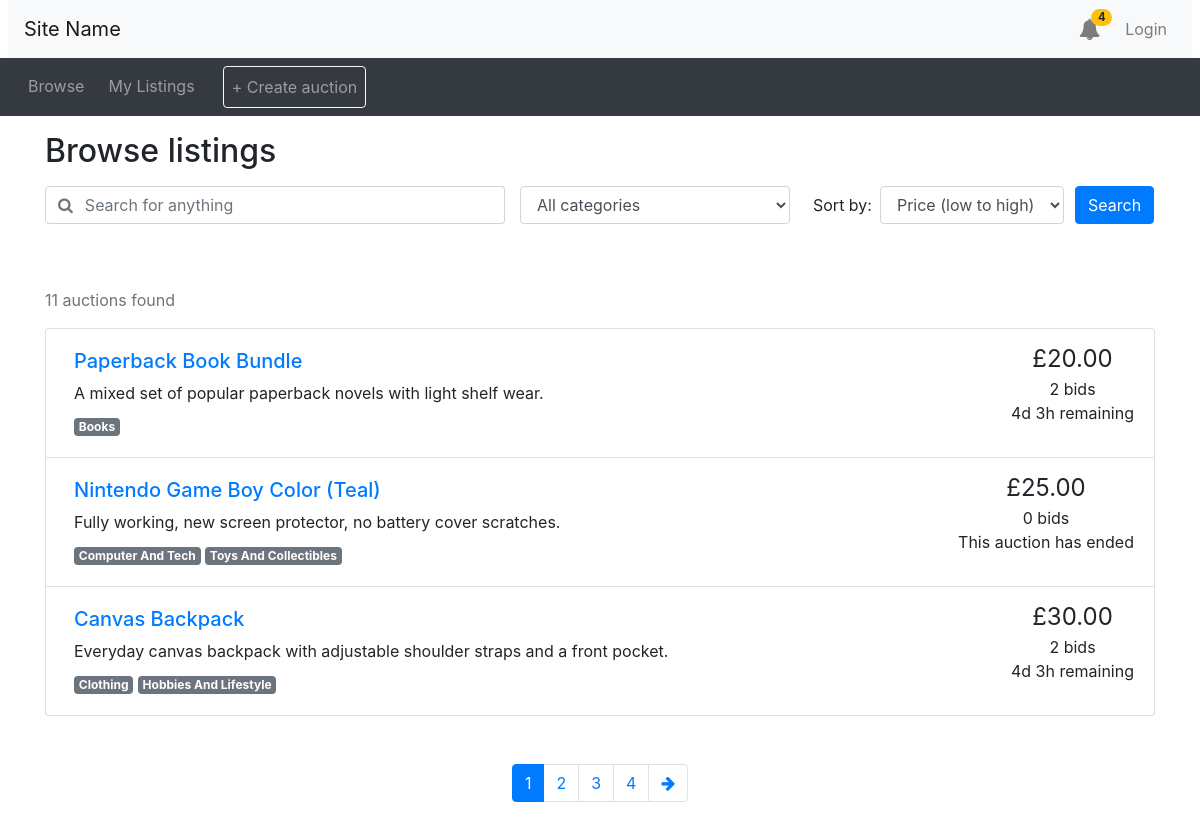
/auction/browse.php, run on the app's committed database.
### tables this page shows
CREATE TABLE Auctions (
    auctionId     INT UNSIGNED  NOT NULL AUTO_INCREMENT PRIMARY KEY,
    itemId        INT UNSIGNED  NOT NULL,
    startingPrice DECIMAL(10,2) NOT NULL,
    reservePrice  DECIMAL(10,2) NULL,
    buyNowPrice   DECIMAL(10,2) NULL,
    startDateTime DATETIME      NOT NULL,
    endDateTime   DATETIME      NOT NULL,
    originalEndDateTime DATETIME NULL,
    KEY idx_auction_item (itemId),
    KEY idx_auction_end (endDateTime),
    CONSTRAINT fk_auction_item FOREIGN KEY (itemId) REFERENCES Items (itemId),
    CONSTRAINT chk_auction_dates  CHECK (endDateTime > startDateTime),
    CONSTRAINT chk_auction_orig_end CHECK (originalEndDateTime IS NULL OR originalEndDateTime > endDateTime),
    CONSTRAINT chk_auction_nonneg_price  CHECK (startingPrice >= 0 AND (reservePrice IS NULL OR reservePrice >= 0) AND (buyNowPrice IS NULL OR buyNowPrice >= 0)),
    CONSTRAINT chk_auction_reserve CHECK (reservePrice IS NULL OR reservePrice >= startingPrice),
    CONSTRAINT chk_auction_buynow  CHECK (buyNowPrice  IS NULL OR buyNowPrice  >= startingPrice),
    CONSTRAINT chk_auction_buynow_reserve
    CHECK (buyNowPrice IS NULL OR reservePrice IS NULL OR buyNowPrice >= reservePrice)
);

CREATE TABLE Items (
    itemId        INT UNSIGNED NOT NULL AUTO_INCREMENT PRIMARY KEY,
    sellerId      INT UNSIGNED NOT NULL,
    title         VARCHAR(255) NOT NULL,
    description   TEXT         NULL,
    itemCondition ENUM('new','like_new','used', 'heavily_used') NOT NULL,
    KEY idx_item_seller (sellerId),
    FULLTEXT KEY ft_item_search (title, description),
    CONSTRAINT fk_item_seller FOREIGN KEY (sellerId) REFERENCES UserAccounts (userId)
);

### auction/notification_funcs.php (called while the page is built, shortened)
<?php
function db_run(mysqli $db, string $sql, array $params = []) {
  $st = $db->prepare($sql);
  if ($params) {
    $types = '';
    foreach ($params as $p) { $types .= is_int($p) ? 'i' : (is_float($p) ? 'd' : 's'); }
    $st->bind_param($types, ...$params);
  }
  $st->execute();
  $res = $st->get_result();
  return $res;
}
function db_all(mysqli $db, string $sql, array $p = []): array { return db_run($db, $sql, $p)->fetch_all(MYSQLI_ASSOC); }
function db_val(mysqli $db, string $sql, array $p = []) { $r = db_run($db, $sql, $p)->fetch_row(); return $r ? $r[0] : null; }
function current_user_id(): int {
  return (int) ($_SESSION['user_id'] ?? DEMO_USER_ID);
}
function fetch_notifications(mysqli $db, int $userId, int $limit = 50): array {
  return db_all($db,
    'SELECT n.notifId, n.receiverId, n.auctionId, n.bidId, n.`timestamp`, n.readAt,
            nt.name AS typeName, nt.description AS typeDescription,
            i.title, i.sellerId, a.reservePrice,
            ot.name AS outcomeType,
            wb.bidAmount AS winAmount, wu.firstName AS winFirst, wu.lastName AS winLast,
            nb.bidAmount AS myBid,
            ru.firstName AS relFirst, ru.lastName AS relLast,
            (SELECT COUNT(*)       FROM Bids b WHERE b.auctionId = n.auctionId) AS bidCount,
            (SELECT MAX(bidAmount) FROM Bids b WHERE b.auctionId = n.auctionId) AS topBid
       FROM Notifications n
       JOIN NotificationTypes nt  ON nt.notificationTypeId = n.notificationTypeId
       LEFT JOIN Auctions a       ON a.auctionId = n.auctionId
       LEFT JOIN Items i          ON i.itemId = a.itemId
       LEFT JOIN Outcomes o       ON o.auctionId = a.auctionId
       LEFT JOIN OutcomeTypes ot  ON ot.outcomeTypeId = o.outcomeTypeId
       LEFT JOIN Bids wb          ON wb.bidId = o.winningBidId
       LEFT JOIN UserAccounts wu  ON wu.userId = wb.bidderId
       LEFT JOIN Bids nb          ON nb.bidId = n.bidId
       LEFT JOIN UserAccounts ru  ON ru.userId = n.relatedUserId
      WHERE n.receiverId = ?
      ORDER BY n.`timestamp` DESC, n.notifId DESC
      LIMIT ' . (int) $limit, [$userId]);
}
function unread_count(mysqli $db, int $userId): int {
  return (int) db_val($db, 'SELECT COUNT(*) FROM Notifications WHERE receiverId = ? AND readAt IS NULL', [$userId]);
}

### auction/utilities.php (called while the page is built, shortened)
<?php
function display_time_remaining($interval) {
    if ($interval->days == 0 && $interval->h == 0) {
      $time_remaining = $interval->format('%im %Ss');
    }
    else if ($interval->days == 0) {
      $time_remaining = $interval->format('%hh %im');
    }
    else {
      $time_remaining = $interval->format('%ad %hh');
    }
  return $time_remaining;
}
?>

### auction/browse.php (the view, shortened to what this page needs)
<?php include_once("header.php")?>
<?php require("utilities.php")?>
<?php
require_once __DIR__ . '/../sql/database.php';
$keyword = trim($_GET['keyword'] ?? '');
$category_id = filter_var($_GET['cat'] ?? '', FILTER_VALIDATE_INT, ['options' => ['min_range' => 1]]);
if ($category_id === false) {
  $category_id = null;
}
$sort_options = [
  'pricelow'  => 'p.currentPrice ASC, a.auctionId ASC',
  'pricehigh' => 'p.currentPrice DESC, a.auctionId ASC',
  'date'      => '(a.endDateTime < NOW()) ASC, a.endDateTime ASC, a.auctionId ASC',
];
$ordering = $_GET['order_by'] ?? 'pricelow';
$order_sql = $sort_options[$ordering];
$curr_page = filter_var($_GET['page'] ?? 1, FILTER_VALIDATE_INT, ['options' => ['min_range' => 1]]);
$results_per_page = 3;
$conditions = [];
$types = '';
$params = [];
$where_sql = $conditions ? 'WHERE ' . implode(' AND ', $conditions) : '';
$count_stmt = mysqli_prepare($connection,
  "SELECT COUNT(*) FROM Auctions a JOIN Items i ON a.itemId = i.itemId $where_sql");
mysqli_stmt_execute($count_stmt);
mysqli_stmt_bind_result($count_stmt, $num_results);
$max_page = max(1, (int) ceil($num_results / $results_per_page));
$offset = ($curr_page - 1) * $results_per_page;
$sql = "SELECT a.auctionId, i.title, i.description, p.currentPrice, p.numBids, a.endDateTime,
               (SELECT GROUP_CONCAT(c.name ORDER BY c.name SEPARATOR ', ')
                  FROM ItemCategories ic
                  JOIN Categories c ON c.categoryId = ic.categoryId
                 WHERE ic.itemId = i.itemId) AS categories
          FROM Auctions a
          JOIN Items i               ON a.itemId = i.itemId
          JOIN AuctionCurrentPrice p ON a.auctionId = p.auctionId
          $where_sql
         ORDER BY $order_sql
         LIMIT ? OFFSET ?";
$stmt = mysqli_prepare($connection, $sql);
$page_types  = $types . 'ii';
$page_params = array_merge($params, [$results_per_page, $offset]);
mysqli_stmt_bind_param($stmt, $page_types, ...$page_params);
mysqli_stmt_execute($stmt);
$results = mysqli_stmt_get_result($stmt);
function browse_h($value) {
  return htmlspecialchars((string) $value, ENT_QUOTES | ENT_SUBSTITUTE, 'UTF-8');
}
function browse_category_label($name) {
  return ucwords(strtolower(str_replace('_', ' ', $name)));
}
?>
<div class="container">
<h2 class="my-3">Browse listings</h2>
<div id="searchSpecs">
<form method="get" action="browse.php">
  <div class="row">
    <div class="col-md-5 pr-0">
      <div class="form-group">
        <div class="input-group">
          <div class="input-group-prepend">
            <span class="input-group-text bg-transparent pr-0 text-muted">
              <i class="fa fa-search"></i>
            </span>
          </div>
          <input type="text" class="form-control border-left-0" id="keyword" name="keyword"
                 placeholder="Search for anything" value="<?php echo browse_h($keyword); ?>">
        </div>
      </div>
    </div>
    <div class="col-md-3 pr-0">
      <div class="form-group">
        <select class="form-control" id="cat" name="cat">
          <option value="all"<?php echo $category_id === null ? ' selected' : ''; ?>>All categories</option>
        </select>
      </div>
    </div>
    <div class="col-md-3 pr-0">
      <div class="form-inline">
        <label class="mx-2" for="order_by">Sort by:</label>
        <select class="form-control" id="order_by" name="order_by">
          <option value="pricelow"<?php echo $ordering === 'pricelow' ? ' selected' : ''; ?>>Price (low to high)</option>
        </select>
      </div>
    </div>
    <div class="col-md-1 px-0">
      <button type="submit" class="btn btn-primary">Search</button>
    </div>
  </div>
</form>
</div>
</div>
<div class="container mt-5">
<?php if ($num_results == 0): ?>
  <div class="alert alert-info">No auctions match your search. Try a different keyword or category.</div>
<?php else: ?>
  <p class="text-muted"><?php echo (int) $num_results; ?> auction<?php echo $num_results == 1 ? '' : 's'; ?> found</p>
<ul class="list-group">
<?php
  $now = new DateTime();
  while ($row = mysqli_fetch_assoc($results)):
    $desc = $row['description'] ?? '';
    $bids_word = ((int) $row['numBids'] === 1) ? ' bid' : ' bids';
    $end_time = new DateTime($row['endDateTime']);
    if ($now > $end_time) {
      $time_remaining = 'This auction has ended';
    } else {
      $time_remaining = display_time_remaining(date_diff($now, $end_time)) . ' remaining';
    }
    $labels = $row['categories'] ? array_map('browse_category_label', explode(', ', $row['categories'])) : [];
?>
  <li class="list-group-item d-flex justify-content-between">
    <div class="p-2 mr-5">
      <h5><a href="listing.php?auction_id=<?php echo (int) $row['auctionId']; ?>"><?php echo browse_h($row['title']); ?></a></h5>
      <?php echo browse_h($desc); ?>
<?php if ($labels): ?>
      <div class="mt-2">
<?php foreach ($labels as $label): ?>
        <span class="badge badge-secondary"><?php echo browse_h($label); ?></span>
<?php endforeach; ?>
      </div>
<?php endif; ?>
    </div>
    <div class="text-center text-nowrap">
      <span style="font-size: 1.5em">&pound;<?php echo number_format((float) $row['currentPrice'], 2); ?></span><br/>
      <?php echo (int) $row['numBids'] . $bids_word; ?><br/>
      <?php echo browse_h($time_remaining); ?>
    </div>
  </li>
<?php endwhile; ?>
</ul>
<?php endif; ?>
<?php if ($max_page > 1): ?>
<nav aria-label="Search results pages" class="mt-5">
  <ul class="pagination justify-content-center">
<?php
  $query_args = $_GET;
  unset($query_args['page']);
  $querystring = browse_h(http_build_query($query_args));
  $querystring = $querystring === '' ? '' : $querystring . '&amp;';
  $high_page_boost = max(3 - $curr_page, 0);
  $low_page_boost = max(2 - ($max_page - $curr_page), 0);
  $low_page = max(1, $curr_page - 2 - $low_page_boost);
  $high_page = min($max_page, $curr_page + 2 + $high_page_boost);
  for ($i = $low_page; $i <= $high_page; $i++) {
    echo($i == $curr_page ? '
    <li class="page-item active">' : '
    <li class="page-item">');
    echo('
      <a class="page-link" href="browse.php?' . $querystring . 'page=' . $i . '">' . $i . '</a>
    </li>');
  }
  if ($curr_page != $max_page) {
    echo('
    <li class="page-item">
      <a class="page-link" href="browse.php?' . $querystring . 'page=' . ($curr_page + 1) . '" aria-label="Next">
        <span aria-hidden="true"><i class="fa fa-arrow-right"></i></span>
        <span class="sr-only">Next</span>
      </a>
    </li>');
  }
?>
  </ul>
</nav>
<?php endif; ?>
</div>
<?php include_once("footer.php")?>

### auction/header.php (shortened to what this page needs)
<?php
  require_once __DIR__ . '/notification_funcs.php';
?>
<!doctype html>
<html lang="en">
<head>
  <link rel="stylesheet" href="css/bootstrap.min.css">
  <link rel="stylesheet" href="https://cdnjs.cloudflare.com/ajax/libs/font-awesome/4.7.0/css/font-awesome.min.css">
  <link rel="stylesheet" href="css/custom.css">
</head>
<body>
<nav class="navbar navbar-expand-lg navbar-light bg-light mx-2">
  <a class="navbar-brand" href="#">Site Name </a>
  <ul class="navbar-nav ml-auto align-items-center">
<?php include __DIR__ . '/notification_bell.php';  ?>
    <li class="nav-item">
<?php
  if (isset($_SESSION['logged_in']) && $_SESSION['logged_in'] == true) {
    echo '<a class="nav-link" href="logout.php">Logout</a>';
  }
  else {
    echo '<button type="button" class="btn nav-link" data-toggle="modal" data-target="#loginModal">Login</button>';
  }
?>
    </li>
  </ul>
</nav>
<nav class="navbar navbar-expand-lg navbar-dark bg-dark">
  <ul class="navbar-nav align-middle">
	<li class="nav-item mx-1">
      <a class="nav-link" href="browse.php">Browse</a>
    </li>
<?php
  if (isset($_SESSION['account_type']) && $_SESSION['account_type'] == 'seller') {
  echo('
	<li class="nav-item mx-1">
      <a class="nav-link" href="mylistings.php">My Listings</a>
    </li>
	<li class="nav-item ml-3">
      <a class="nav-link btn border-light" href="create_auction.php">+ Create auction</a>
    </li>');
  }
?>
  </ul>
</nav>

### auction/notification_bell.php (shortened to what this page needs)
<?php
require_once __DIR__ . '/notification_funcs.php';
$bell_user   = current_user_id();
$bell_rows   = fetch_notifications($connection, $bell_user, 8);
$bell_unread = unread_count($connection, $bell_user);
?>
<li class="nav-item dropdown mr-2">
  <a class="nav-link position-relative" href="#" id="bellDropdown" role="button"
     data-toggle="dropdown" aria-haspopup="true" aria-expanded="false" aria-label="Notifications">
    <i class="fa fa-bell fa-lg"></i>
<?php if ($bell_unread > 0): ?>
    <span class="badge badge-warning badge-pill" style="position:absolute;top:0;right:-4px;font-size:.7rem"><?php echo $bell_unread > 9 ? '9+' : $bell_unread; ?></span>
<?php endif; ?>
  </a>
</li>

### auction/footer.php (shortened to what this page needs)
</body>
</html>

### data on the page
auctions: itemId.title "Paperback Book Bundle", itemId.description "A mixed set of popular paperback novels with light shelf wear.", label "Books", currentPrice "20.00", numBids "2", bids_word "bids", endDateTime "4d 3h remaining"
auctions: itemId.title "Nintendo Game Boy Color (Teal)", itemId.description "Fully working, new screen protector, no battery cover scratches.", label "Computer And Tech", label "Toys And Collectibles", currentPrice "25.00", numBids "0", bids_word "bids", endDateTime "This auction has ended"
auctions: itemId.title "Canvas Backpack", itemId.description "Everyday canvas backpack with adjustable shoulder straps and a front pocket.", label "Clothing", label "Hobbies And Lifestyle", currentPrice "30.00", numBids "2", bids_word "bids", endDateTime "4d 3h remaining"

### other printed values
$bell_unread "4"
$num_results "11"
